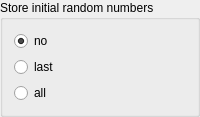
            <widget class="QGroupBox" name="randNButtonGroup">
             <property name="toolTip">
              <string>choose for which history initial random numbers should be stored</string>
             </property>
             <property name="whatsThis">
              <string>choose for which history initial random numbers should be stored</string>
             </property>
             <property name="title">
              <string>Store initial random numbers</string>
             </property>
             <layout class="QVBoxLayout">
              <item>
               <layout class="QVBoxLayout">
                <item>
                 <widget class="QRadioButton" name="noRandRadioButton">
                  <property name="toolTip">
                   <string>don't store random numbers</string>
                  </property>
                  <property name="whatsThis">
                   <string>don't store random numbers</string>
                  </property>
                  <property name="text">
                   <string>no</string>
                  </property>
                  <property name="checked">
                   <bool>true</bool>
                  </property>
                 </widget>
                </item>
                <item>
                 <widget class="QRadioButton" name="lastRandRadioButton">
                  <property name="toolTip">
                   <string>store initial random number for last history</string>
                  </property>
                  <property name="whatsThis">
                   <string>store initial random number for last history</string>
                  </property>
                  <property name="text">
                   <string>last</string>
                  </property>
                 </widget>
                </item>
                <item>
                 <widget class="QRadioButton" name="allRandRadioButton">
                  <property name="toolTip">
                   <string>store initial random number for each history</string>
                  </property>
                  <property name="whatsThis">
                   <string>store initial random number for each history</string>
                  </property>
                  <property name="text">
                   <string>all</string>
                  </property>
                 </widget>
                </item>
               </layout>
              </item>
             </layout>
            </widget>
